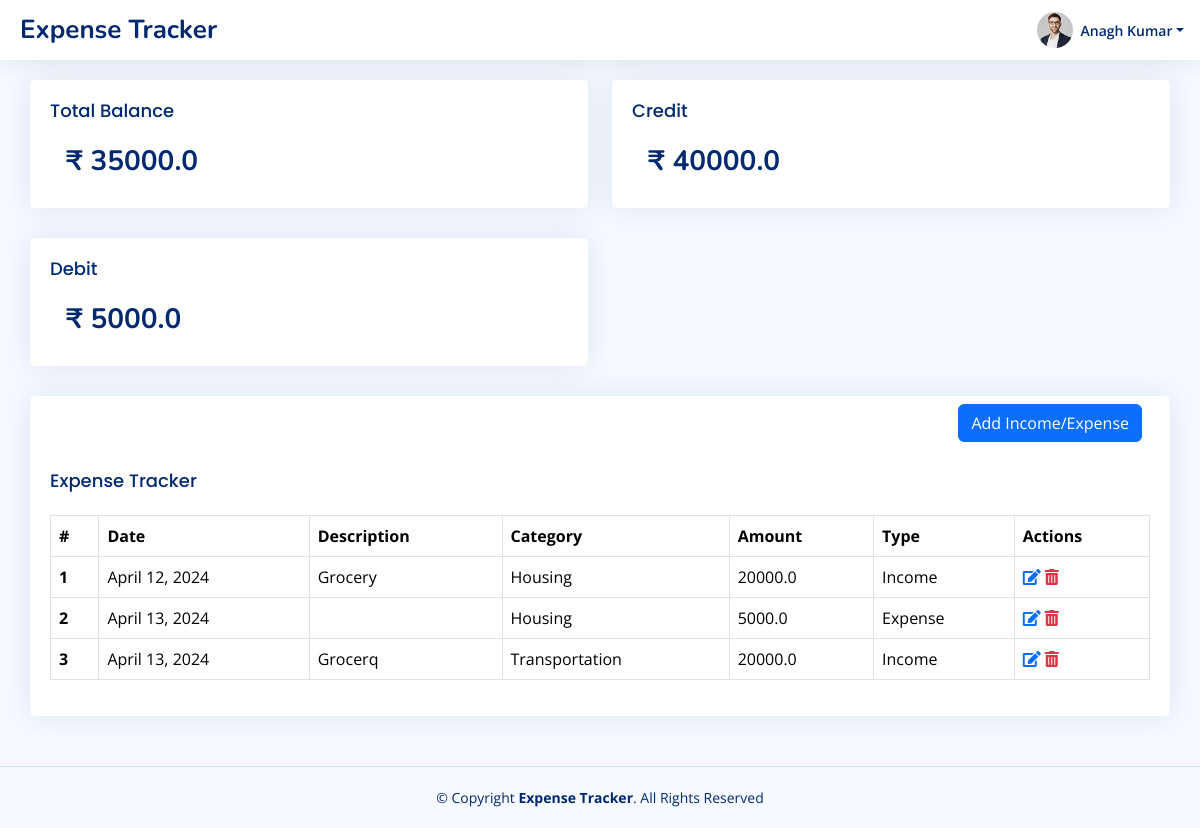
Screenshot of / (signed in) with the database file from the repository.
### app/models.py (models this page shows, shortened)
class User(AbstractBaseUser):
    email = models.EmailField(max_length=255, unique=True)
    is_active = models.BooleanField(default=True)
    is_admin = models.BooleanField(default=False)
    username = models.CharField(max_length=255, null=True, blank=True)
    name = models.CharField(max_length=255, null=True, blank=True)
    objects = UserManager()
    USERNAME_FIELD = 'email'
    REQUIRED_FIELDS = []
    @property
    def get_total_income(self):
        total_credit = self.incomeexpense_set.filter(
            type='income').aggregate(models.Sum('amount'))['amount__sum'] or 0
        total_debit = self.incomeexpense_set.filter(type='expense').aggregate(
            models.Sum('amount'))['amount__sum'] or 0
        return total_credit - total_debit
    @property
    def get_total_credit(self):
        total_credit = self.incomeexpense_set.filter(
            type='income').aggregate(models.Sum('amount'))['amount__sum'] or 0
        return total_credit
    @property
    def get_total_debit(self):
        total_debit = self.incomeexpense_set.filter(type='expense').aggregate(
            models.Sum('amount'))['amount__sum'] or 0
        return total_debit
    def __str__(self):
        return self.name

class IncomeExpense(models.Model):
    TYPE_CHOICES = (
        ('income', 'Income'),
        ('expense', 'Expense'),
    )
    user = models.ForeignKey(User, on_delete=models.CASCADE)
    amount = models.FloatField()
    description = models.TextField()
    date = models.DateField()
    category = models.CharField(max_length=255)
    created_at = models.DateTimeField(auto_now_add=True)
    updated_at = models.DateTimeField(auto_now=True)
    type = models.CharField(max_length=255, choices=TYPE_CHOICES)

### app/views.py (the view)
# urls.py: path('', views.index, name='index'),
@login_required
def index(request):
    all_income = IncomeExpense.objects.filter(user=request.user).all()
    return render(request, 'app/index.html', {'all_income': all_income })

### app/context_processors.py (called while the page is built, shortened)
def context_variables(request):
    if request.user.is_authenticated:
        user = request.user
        return {
            'user': user,
            'total_credit': user.get_total_credit or 0,
            'total_debit': user.get_total_debit or 0,
            'total': user.get_total_income or 0
        }

### templates/app/index.html (shortened to what this page needs)
{% extends "base/__base.html" %}
{% load static %}
{% block content %}
<div class="row">
<div class="col-xxl-4 col-md-6">
              <div class="card info-card sales-card">
                <div class="card-body">
                  <h5 class="card-title">Total Balance </h5>
                  <div class="d-flex align-items-center">
                    <div class="ps-3">
                      <h6>₹ {{total}}</h6>
                    </div>
                  </div>
                </div>
              </div>
</div>
<div class="col-xxl-4 col-md-6">
              <div class="card info-card sales-card">
                <div class="card-body">
                  <h5 class="card-title">Credit</h5>
                  <div class="d-flex align-items-center">
                    <div class="ps-3">
                      <h6>₹ {{total_credit}}</h6>
                    </div>
                  </div>
                </div>
         </div>
</div>
<div class="col-xxl-4 col-md-6">
              <div class="card info-card sales-card">
                <div class="card-body">
                  <h5 class="card-title">Debit</h5>
                  <div class="d-flex align-items-center">
                    <div class="ps-3">
                      <h6>₹ {{total_debit}}</h6>
                    </div>
                  </div>
                </div>
         </div>
</div>
</div>
<div class="row">
<div class="col-lg-12">
<div class="card">
    <div class="card-body">
        <div class="d-flex justify-content-end m-2">
            <a class="btn btn-primary" href="{% url 'app:add_expense' %}">Add Income/Expense </a>
        </div>
        <h5 class="card-title">Expense Tracker</h5>
        <table class="table table-bordered">
            <thead>
                <tr>
                    <th scope="col">#</th>
                    <th scope="col">Date</th>
                    <th scope="col">Description</th>
                    <th scope="col">Category</th>
                    <th scope="col">Amount</th>
                    <th scope="col">Type</th>
                    <th scope="col">Actions</th>
                </tr>
            </thead>
            <tbody>
               {% for income in all_income %}
                  <tr>
                     <th scope="row">{{ forloop.counter }}</th>
                     <td>{{ income.date }}</td>
                     <td>{{ income.description }}</td>
                     <td>{{ income.category }}</td>
                     <td>{{ income.amount }}</td>
                     <td>{{ income.get_type_display }}</td>
                     <td>
                           <a href="{% url 'app:edit_expense' income.id %}" class="text-primary"><i class="fas fa-edit"></i></a>
                           <a href="{% url 'app:delete_expense' income.id %}" class="text-danger"><i class="fas fa-trash-alt"></i></a>
                     </td>
                  </tr>
               {% endfor %}
            </tbody>
        </table>
    </div>
</div>
        </div>
</div>
{% endblock %}

### templates/base/__base.html (shortened to what this page needs)
{% load static %}
<!DOCTYPE html>
<html lang="en">
  <head>
    <link rel="stylesheet" href="https://cdnjs.cloudflare.com/ajax/libs/font-awesome/5.15.4/css/all.min.css">
    <link
      href="{% static 'assets/vendor/bootstrap/css/bootstrap.min.css' %}"
      rel="stylesheet"
    />
    <link
      href="{% static 'assets/vendor/bootstrap-icons/bootstrap-icons.css' %}"
      rel="stylesheet"
    />
    <link
      href="{% static 'assets/vendor/boxicons/css/boxicons.min.css' %}"
      rel="stylesheet"
    />
    <link href="{% static 'assets/vendor/quill/quill.snow.css' %}" rel="stylesheet" />
    <link
      href="{% static 'assets/vendor/quill/quill.bubble.css' %}"
      rel="stylesheet"
    />
    <link
      href="{% static 'assets/vendor/remixicon/remixicon.css' %}"
      rel="stylesheet"
    />
    <link
      href="{% static 'assets/vendor/simple-datatables/style.css' %}"
      rel="stylesheet"
    />
    <link href="{% static 'assets/css/style.css' %}" rel="stylesheet" />
  </head>
  <body>
    <header id="header" class="header fixed-top d-flex align-items-center">
      <div class="d-flex align-items-center justify-content-between">
        <a href="{% url 'app:index' %}" class="logo d-flex align-items-center">
          <span class="d-none d-lg-block">Expense Tracker</span>
        </a>
      </div>
      <nav class="header-nav ms-auto">
        <ul class="d-flex align-items-center">
          {% include "base/nav.html" %}
        </ul>
      </nav>
    </header>
    <main id="main" class="main">
      <section class="section dashboard">
        {% block content %} {% endblock %}
      </section>
    </main>
    {% include "base/_footer.html" %}
  </body>
</html>

### templates/base/nav.html (shortened to what this page needs)
{% load static %}
<li class="nav-item dropdown pe-3">
  <a
    class="nav-link nav-profile d-flex align-items-center pe-0"
    href="#"
    data-bs-toggle="dropdown"
  >
    <img
      src="{% static 'assets/img/profile-img.jpg' %}"
      alt="Profile"
      class="rounded-circle"
    />
    <span class="d-none d-md-block dropdown-toggle ps-2">{{user}}</span> </a
  >
</li>

### templates/base/_footer.html
<footer id="footer" class="footer">
  <div class="copyright">
    &copy; Copyright <strong><span>Expense Tracker</span></strong
    >. All Rights Reserved
  </div>
</footer>

### static/assets/css/style.css (style rules this page uses)
:root { scroll-behavior: smooth; }
body { font-family: "Open Sans", sans-serif; background: #f6f9ff; color: #444444; }
a { color: #4154f1; text-decoration: none; }
h1, h2, h3, h4, h5, h6 { font-family: "Nunito", sans-serif; }
#main { margin-top: 60px; padding: 20px 30px; transition: all 0.3s; }
.card { margin-bottom: 30px; border: none; border-radius: 5px; box-shadow: 0px 0 30px rgba(1, 41, 112, 0.1); }
.card-title { padding: 20px 0 15px 0; font-size: 18px; font-weight: 500; color: #012970; font-family: "Poppins", sans-serif; }
.card-body { padding: 0 20px 20px 20px; }
.logo { line-height: 1; }
@media (min-width: 1200px) { .logo { width: 280px; } }
.logo span { font-size: 26px; font-weight: 700; color: #012970; font-family: "Nunito", sans-serif; }
.header { transition: all 0.5s; z-index: 997; height: 60px; box-shadow: 0px 2px 20px rgba(1, 41, 112, 0.1); background-color: #fff; padding-left: 20px; }
.header-nav ul { list-style: none; }
.header-nav>ul { margin: 0; padding: 0; }
.header-nav .nav-profile { color: #012970; }
.header-nav .nav-profile img { max-height: 36px; }
.header-nav .nav-profile span { font-size: 14px; font-weight: 600; }
.dashboard .info-card { padding-bottom: 10px; }
.dashboard .info-card h6 { font-size: 28px; color: #012970; font-weight: 700; margin: 0; padding: 0; }
.footer { padding: 20px 0; font-size: 14px; transition: all 0.3s; border-top: 1px solid #cddfff; }
.footer .copyright { text-align: center; color: #012970; }

### rows the page displays
User: name "Anagh Kumar"
IncomeExpense: date "April 12, 2024", description "Grocery", category "Housing", amount "20000.0", type "Income"
IncomeExpense: date "April 13, 2024", category "Housing", amount "5000.0", type "Expense"
IncomeExpense: date "April 13, 2024", description "Grocerq", category "Transportation", amount "20000.0", type "Income"

### other values shown
{{ total }} "35000.0"
{{ total_credit }} "40000.0"
{{ total_debit }} "5000.0"
